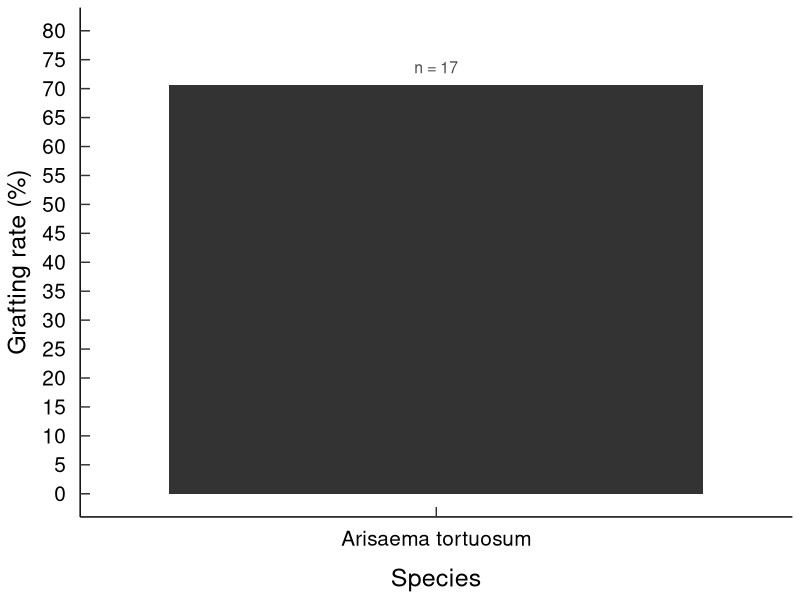
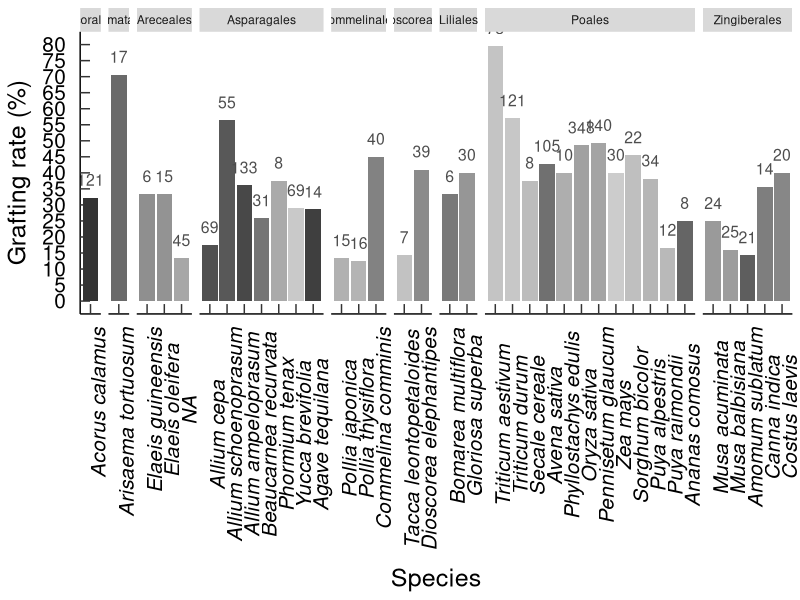

Source code (R) for these figures, in order:
##############################################
##############################################
# R-script by Gregory Reeves (27 MAY 2021)
# University of Cambridge, Department of Plant Sciences,
# Downing Site, Cambridge CB2 3EA, United Kingdom
# E-mail me at drgregreeves@gmail.com or gr360@cam.ac.uk
##############################################
##############################################


#######################
# Plots for grafting rates among various monocot species
#######################

library(ggplot2)
library(tidyverse)
library(viridis)
#library(Hmisc) #Allows minor.ticks function in ggplot


#####################
# Other Order Grafts
#####################



### You need to specify the working directory. 
### You can always use the command "file.choose()", then copy the working directory with the file "OtherOrdersGrafts.csv"
setwd("~/")




#Grafting data input
OtherOrders <- read.csv("OtherOrdersGrafts.csv", sep=",",header=TRUE)


OtherOrders_summarised <- OtherOrders %>%
  group_by(Order, 
           Species) %>%
  summarise(totalFused=sum(Fused),
            totalAttempts=sum(Attempts),
            FusionRate=100*(sum(Fused)/sum(Attempts)))

OtherOrders_summarised <- OtherOrders_summarised[-c(1), ] #Removes row 1 which appears to be messed up

#####################
#We need to filter by each ORDER to make each plot
OtherOrdersFILTERED <-  filter(OtherOrders_summarised, (Order == 'Alismatales'))

###Poales
#OrderLevels <- c('Triticum aestivum', 'Triticum durum', 'Secale cereale','Avena sativa', 
#                 'Phyllostachys edulis', 'Oryza sativa', 'Pennisetum glaucum', 'Zea mays', 
#                 'Sorghum bicolor', 'Puya alpestris', 'Puya raimondii', 'Ananas comosus') 

###Zingiberales
#OrderLevels <- c('Musa acuminata', 'Musa balbisiana', 'Amomum sublatum', 'Canna indica', 'Costus laevis') 

###Commelinales
#OrderLevels <- c('Pollia japonica', 'Pollia thysiflora', 'Commelina comminis') 

###Areceales
#OrderLevels <- c('Phoenix dactylifera', 'Elaeis guineensis', 'Elaeis oleifera') 

###Asparagales
#OrderLevels <- c('Allium cepa', 'Allium schoenoprasum', 'Allium ampeloprasum', 'Beaucarnea recurvata', 'Phormium tenax', 'Yucca brevifolia', 'Agave tequilana') 


###Dioscoreales
#OrderLevels <- c('Tacca leontopetaloides', 'Dioscorea elephantipes') 

###Liliales
#OrderLevels <- c('Bomarea multiflora', 'Gloriosa superba') 

###Alismatales
#OrderLevels <- c('Arisaema tortuosum') 

###Acorales
#OrderLevels <- c('Acorus calamus') 


###ALL ORDER SPECIES ORDERED
OrderLevels <- c('Triticum aestivum', 'Triticum durum', 'Secale cereale','Avena sativa', 
                 'Phyllostachys edulis', 'Oryza sativa', 'Pennisetum glaucum', 'Zea mays', 
                 'Sorghum bicolor', 'Puya alpestris', 'Puya raimondii', 'Ananas comosus',
                 'Musa acuminata', 'Musa balbisiana', 'Amomum sublatum', 'Canna indica', 'Costus laevis',
                 'Pollia japonica', 'Pollia thysiflora', 'Commelina comminis',
                 'Phoenix dactylifera', 'Elaeis guineensis', 'Elaeis oleifera',
                 'Allium cepa', 'Allium schoenoprasum', 'Allium ampeloprasum', 'Beaucarnea recurvata', 'Phormium tenax', 'Yucca brevifolia', 'Agave tequilana',
                 'Tacca leontopetaloides', 'Dioscorea elephantipes',
                 'Bomarea multiflora', 'Gloriosa superba',
                 'Arisaema tortuosum',
                 'Acorus calamus')




#####################

### Other Orders PLOT


ggplot(data = OtherOrdersFILTERED, 
       aes(x=factor(Species, levels = OrderLevels),
           y=FusionRate,
           fill = Species)) + 
  
  #geom_col(position = position_dodge2(width = 0.9, preserve = "single")) +
  geom_bar(stat="identity", position="dodge") +
  geom_text(aes(label = paste("n =", totalAttempts, sep=" "), 
                vjust = -1),
            color = "gray30",
            size = 4) + 
  scale_y_continuous(breaks=seq(0,80,by=5),
                     limits=c(0,80)) +
  #scale_fill_viridis_d() +
  scale_fill_grey() +
  theme(axis.line = element_line(linetype = "solid"), 
        axis.ticks = element_line(), 
        #minor.tick(nx=2, ny=2, tick.ratio=0.5, x.args = list(), y.args = list()),
        axis.ticks.length = unit(-0.25 , "cm"), # -ve length = inside ticks
        panel.grid.major = element_line(colour = NA), 
        panel.grid.minor = element_line(colour = NA), 
        axis.title = element_text(size = 18,
                                  face = "plain"), 
        axis.text = element_text(size = 15, 
                                 face = "plain", 
                                 colour = "black"), 
        axis.text.x = element_text(size = 15,
                                   margin=margin(10,5,10,5,"pt")), 
        axis.text.y = element_text(size = 15,
                                   margin=margin(5,10,10,5,"pt")), 
        legend.text = element_text(size = 9), 
        legend.title = element_text(size = 15, 
                                    face = "bold", 
                                    colour = "black"), 
        panel.background = element_rect(fill = NA), 
        legend.position="none",
        legend.key = element_rect(fill = NA), 
        legend.background = element_rect(fill = NA), 
        legend.direction = "horizontal") +labs(x = "Species", 
                                               y = "Grafting rate (%)") #+ 

#####################





#####################

### Other Orders PLOT


ggplot(data = OtherOrders_summarised, 
       aes(#x=Species,
         x=factor(Species, levels = OrderLevels),
         y=FusionRate,
         fill = Species)) + 
  geom_col(position = position_dodge2(width = 0.9, preserve = "single")) +
  #geom_bar(stat="identity", position="dodge") +
  #geom_text(aes(label = paste("n =", totalAttempts, sep=" "), vjust = -1), color = "gray30", size = 4) + 
  geom_text(aes(label = paste(totalAttempts), vjust = -1), color = "gray30", size = 4) + 
  scale_y_continuous(breaks=seq(0,80,by=5),
                     limits=c(0,80)) +
  facet_grid(~ Order, scales = "free_x", space = "free_x") + # Comment this out to intercalate the bars
  #scale_fill_viridis_d() +
  scale_fill_grey() +
  theme(axis.line = element_line(linetype = "solid"), 
        axis.ticks = element_line(), 
        #minor.tick(nx=2, ny=2, tick.ratio=0.5, x.args = list(), y.args = list()),
        axis.ticks.length = unit(-0.25 , "cm"), # -ve length = inside ticks
        panel.grid.major = element_line(colour = NA), 
        panel.grid.minor = element_line(colour = NA), 
        axis.title = element_text(size = 18,
                                  face = "plain"), 
        axis.text = element_text(size = 15, 
                                 face = "plain", 
                                 colour = "black"), 
        axis.text.x = element_text(size = 15,
                                   margin=margin(10,5,10,5,"pt"),
                                   angle = 90,
                                   face = "italic"), 
        axis.text.y = element_text(size = 15,
                                   margin=margin(5,10,10,5,"pt")), 
        legend.text = element_text(size = 9), 
        legend.title = element_text(size = 15, 
                                    face = "bold", 
                                    colour = "black"), 
        panel.background = element_rect(fill = NA), 
        legend.position="none",
        legend.key = element_rect(fill = NA), 
        legend.background = element_rect(fill = NA), 
        legend.direction = "horizontal") +labs(x = "Species", 
                                               y = "Grafting rate (%)") #+ 

#####################


